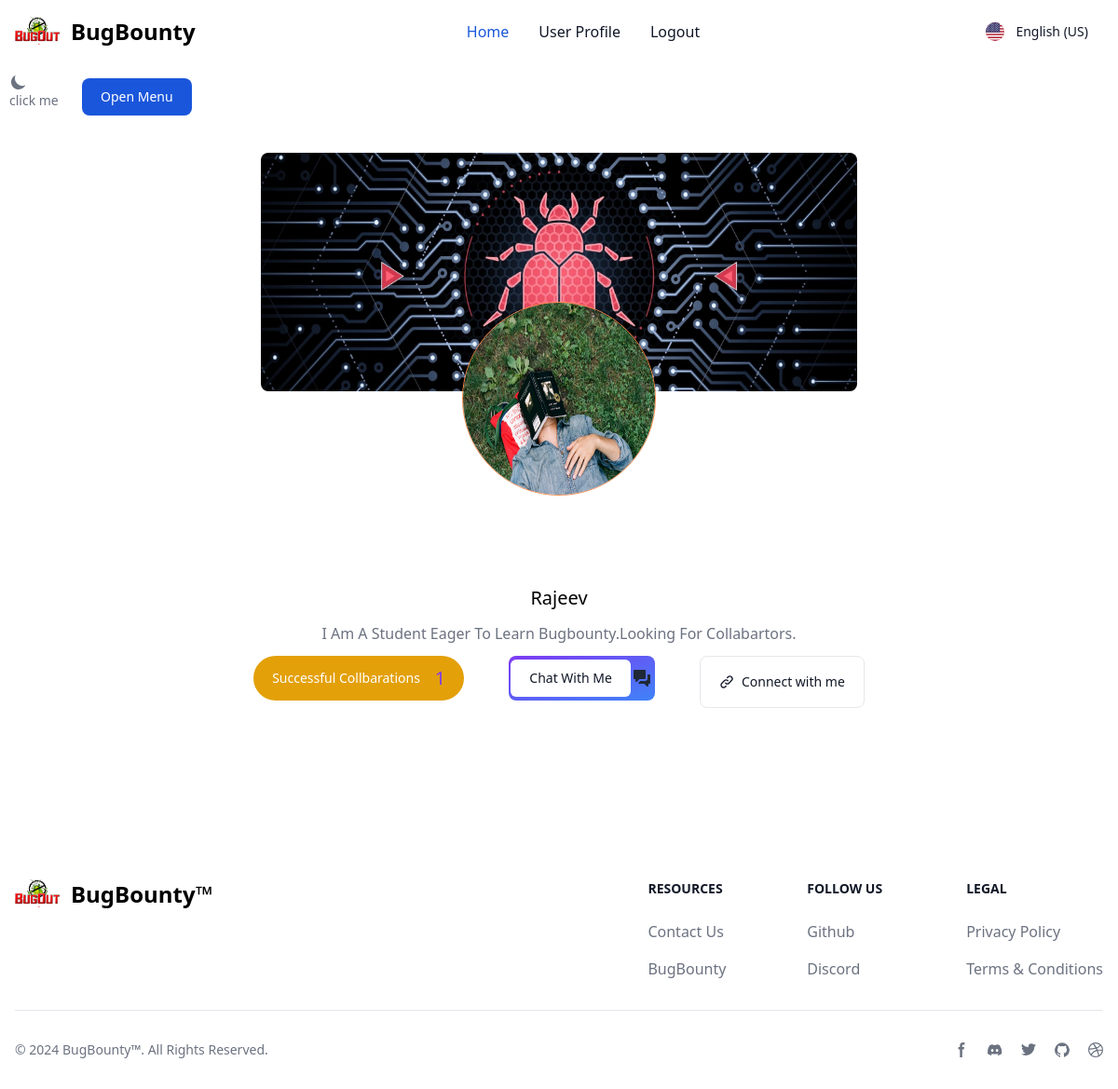
The app's page /userprofile/ (signed in) with its own data.
### app/models.py (models this page shows)
class UserProfile(models.Model):
    user = models.ForeignKey(User, on_delete=models.CASCADE)
    username = models.CharField(max_length=150)
    profilepicture = models.ImageField(
        upload_to='images', height_field=None, width_field=None, max_length=None)
    banner = models.ImageField(
        upload_to='images', height_field=None, width_field=None, max_length=None, blank=True)
    about = models.TextField()
    collabs = models.IntegerField(default=0, null=True, blank=True)
    bugcrowd = models.CharField(max_length=150, blank=True)
    twitter = models.CharField(max_length=150, blank=True)
    fb = models.CharField(max_length=150, blank=True)
    insta = models.CharField(max_length=150, blank=True)
    phone = models.BigIntegerField(blank=True)

### app/views.py (the view)
# urls.py: path('userprofile/', user_profile, name='userprofile'),
@login_required(login_url='/login')
def user_profile(request):
    try:
        query = UserProfile.objects.filter(user=request.user)
        if query:
            return render(request, 'profile.html', {"query": query})
        else:
            return redirect(addUserProfile)
    except Exception as e:
        print(e)
        return redirect(page404)

### app/templates/profile.html (shortened to what this page needs)
{% extends 'base.html' %} {% load static %} {% block content %}
<div class=" ">
  <div class="text-left ">
    <button class="text-white bg-blue-700  hover:bg-blue-800 focus:ring-4 focus:ring-blue-300 font-medium rounded-lg text-sm px-5 py-2.5 dark:bg-blue-600 dark:hover:bg-blue-700 focus:outline-none dark:focus:ring-blue-800" type="button" data-drawer-target="drawer-navigation" data-drawer-show="drawer-navigation" aria-controls="drawer-navigation">
   Open Menu
    </button>
  </div>
  <div class="flex flex-col md:flex-row justify-start items-center px-5 md:px-20">
    {% block pcontent %} {% for data in query %}
    <div class="m-10 dark:bg-dark w-auto md:w-[100rem]">
      <div class="flex justify-center items-center">
        {% if data.banner %}
        <img
          src="{{data.banner.url}}"
          alt=""
          class="h-64 w-auto md:w-[40rem] rounded-lg object-fill "
        />
        {% else %}
        <img
          src="{% static 'images/wallpaper.jpg' %}"
          alt=""
          class="h-64 w-auto md:w-[40rem] rounded-lg"
        />
        {% endif %}
      </div>
        <div class="flex justify-center items-start relative bottom-24 z-10">
        {% if data.profilepicture %}
        <img
            src="{{data.profilepicture.url}}"
            alt=""
            class="w-52 h-52 border border-orange-400 rounded-full object-fill cursor-pointer"
          />
          {% else %}
          <img
          src="{% static 'images/profilepic.webp' %}"
          alt=""
          class="w-52 h-52 border border-orange-400 rounded-full object-fill cursor-pointer"
        />
        {% endif %}
      </div>
      <div class="dark:text-white flex flex-col justify-center items-center">
        <h1 class="text-xl capitalize hover:text-orange-400 cursor-pointer">
          {{data.username}}
        </h1>
        <p
          class="mb-3 capitalize rtl:text-right text-gray-500 dark:text-gray-400 mt-3 text-justify"
        >
          {{data.about}}
        </p>
        <div class="flex gap-10">
          <button
            type="button"
            class="text-white  flex flex-col md:flex-row gap-2 justify-center items-center bg-yellow-400 hover:bg-yellow-500 focus:outline-none focus:ring-4 focus:ring-yellow-300 font-medium rounded-full text-sm px-5 py-2.5 text-center me-2 mb-2 dark:focus:ring-yellow-900"
          >
            Successful Collbarations
            <span class="text-purple-600 text-xl ml-2"> {{data.collabs}}</span>
          </button>
  {% if data.username|lower == request.user.username|lower %}
  <a
  href=""
  class="relative inline-flex items-center justify-center p-0.5 mb-2 me-2 overflow-hidden text-sm font-medium text-gray-900 rounded-lg group bg-gradient-to-br from-purple-600 to-blue-500 group-hover:from-purple-600 group-hover:to-blue-500 hover:text-white dark:text-white focus:ring-4 focus:outline-none focus:ring-blue-300 dark:focus:ring-blue-800"
>
<span
class="relative px-5 py-2.5 transition-all ease-in duration-75 bg-white dark:bg-gray-900 rounded-md group-hover:bg-opacity-0"
>
Chat With Me
</span>
</a>
  {% endif %}
          <button
            type="button"
            data-modal-target="crypto-modal"
            data-modal-toggle="crypto-modal"
            class="text-gray-900 bg-white hover:bg-gray-100 border border-gray-200 focus:ring-4 focus:outline-none focus:ring-gray-100 font-medium rounded-lg text-sm px-5 py-2.5 text-center inline-flex items-center dark:focus:ring-gray-600 dark:bg-gray-800 dark:border-gray-700 dark:text-white dark:hover:bg-gray-700"
          >
            Connect with me
          </button>
      </div>
    </div>
    {% endfor %} {% endblock pcontent %}
  </div>
 </div>
</div>
{% endblock content %}

### records on screen
UserProfile: profilepicture (picture), username "Rajeev", about "I Am A Student Eager To Learn Bugbounty.Looking For Collabartors.", collabs "1", shows "Chat With Me"
